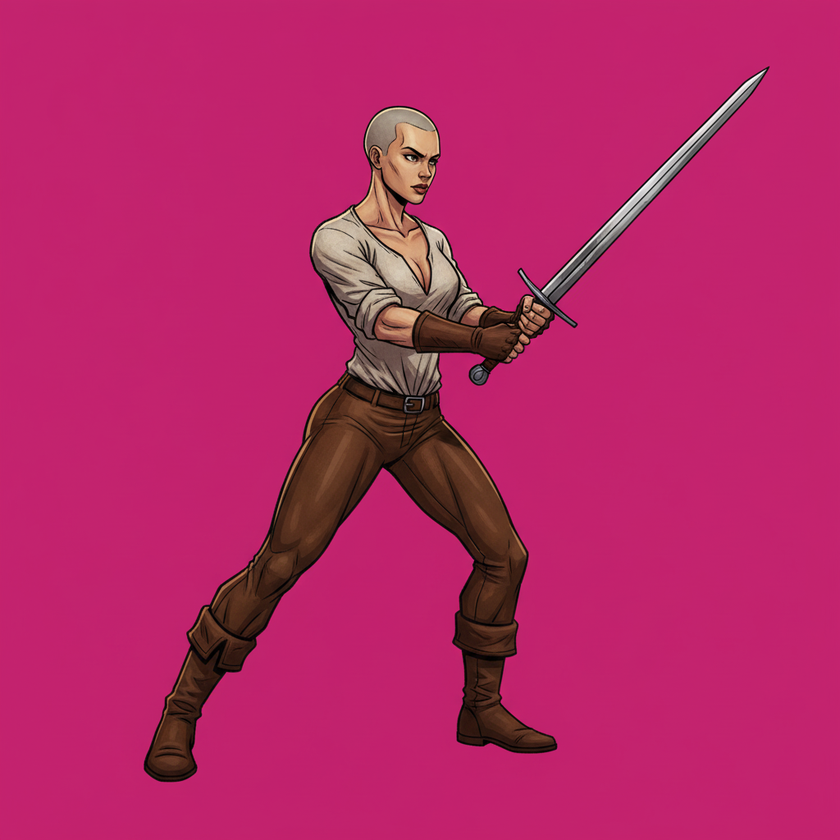
#> input picture pipeline/new_bases/hero_female_attack_raw.png, 840 x 840 px, shrunk from 1024 x 1024 before the run
$ python chroma_processor.py ../new_bases/hero_female_attack_raw.png ../new_bases/hero_male_attack_raw.png
#> lines starting #> are read from the running program, lines starting #| are printed output that depends on the picture; after the words box and inside, x2 and y2 are one past the last pixel; in counts of white or black regions, pixels touching at a corner belong together
"""Chroma Key Processor for 'Gym Oath' Game Assets
Extracts sprites from flat #FF00FF magenta background with zero fringe and preserves warm skin tones.
Uses only numpy, Pillow, and scipy (no heavy AI model downloads).
"""

import os
import sys
import numpy as np
from PIL import Image
from scipy.ndimage import label, binary_dilation

def clean_chroma(raw_img_or_path, edge_softness=200):
#> called with raw_img_or_path = '../new_bases/hero_female_attack_raw.png', edge_softness = 200
    if isinstance(raw_img_or_path, str):
        raw_img = Image.open(raw_img_or_path).convert('RGB')
#> raw_img is the input picture: PIL image 840x840 RGB; mean R, G, B 181.8, 38.4, 102.4
    else:
        raw_img = raw_img_or_path.convert('RGB')

    arr = np.array(raw_img, dtype=np.float32)
    r, g, b = arr[:, :, 0], arr[:, :, 1], arr[:, :, 2]
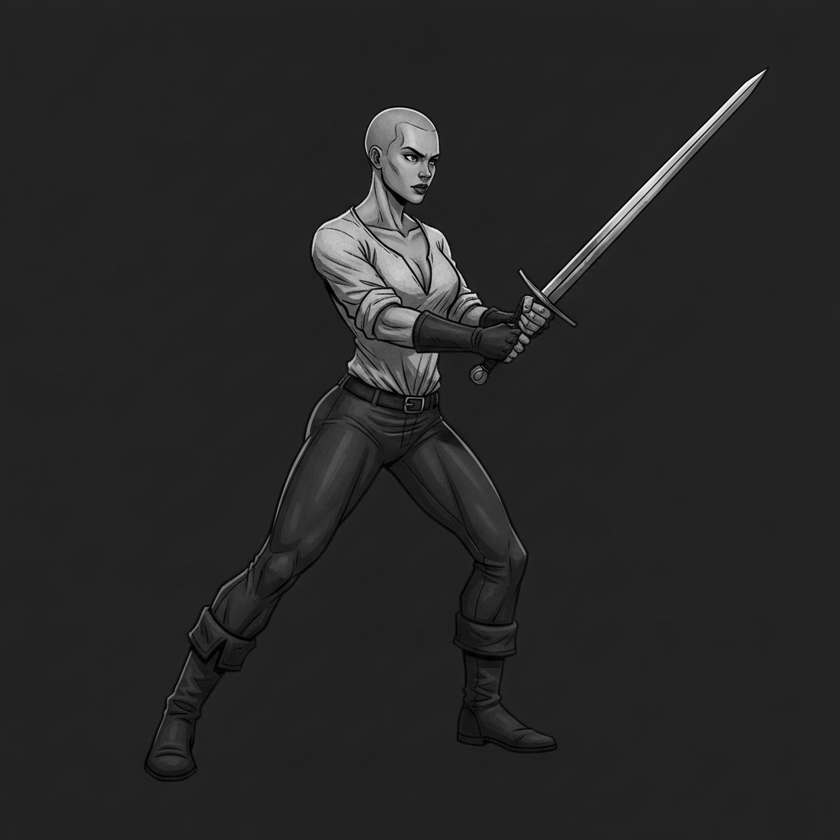
#> g: shape (840, 840) float32; min 0, max 255, mean 38.4
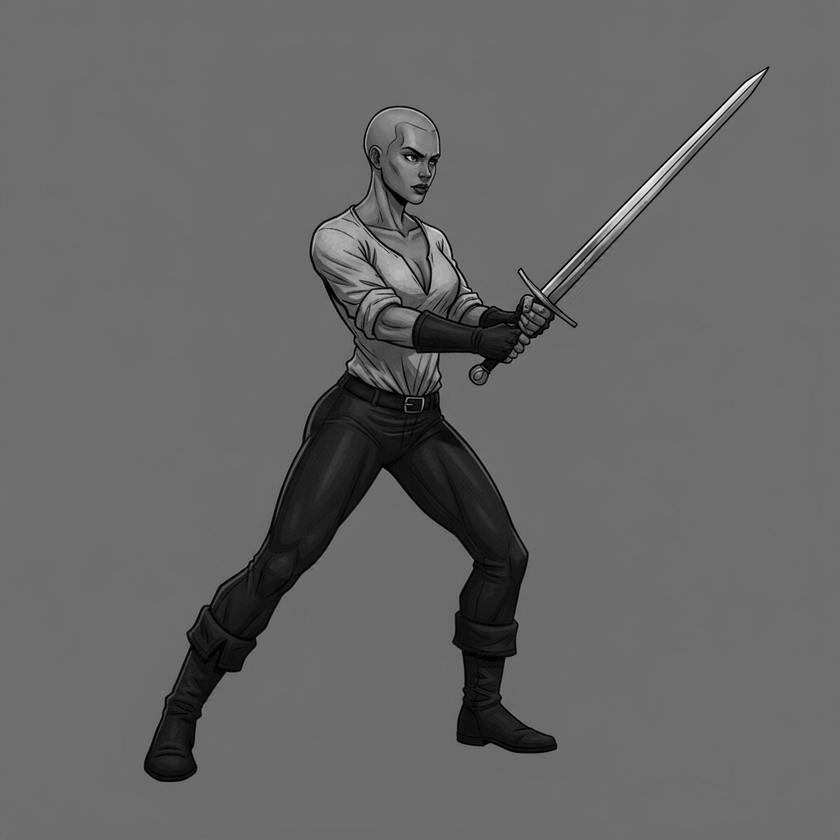
#> b: shape (840, 840) float32; min 0, max 255, mean 102.4

    # Pure magenta chroma condition
    mag_metric = (r + b) - 2.5 * g
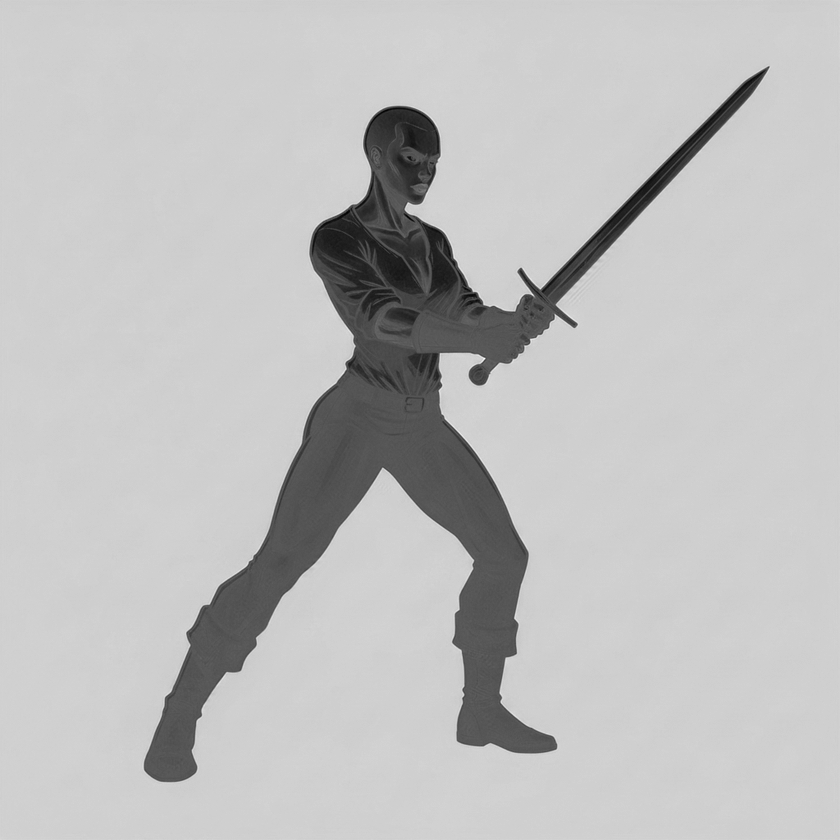
#> mag_metric: shape (840, 840) float32; min -152.5, max 303, mean 188.3; drawn with min black and max white
    is_bg = (r > 130) & (b > 70) & (g < 90) & (mag_metric > 100)
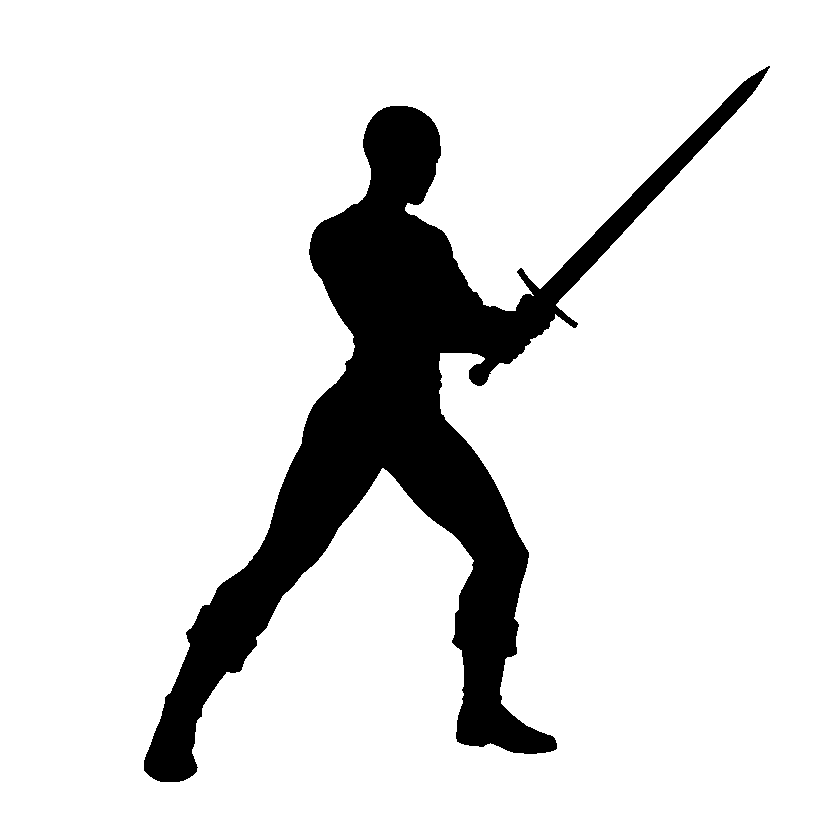
#> is_bg: shape (840, 840) bool; 87.4% white; 1 black region, box (x1, y1, x2, y2) and area: (144, 66, 770, 782) 89178

    labeled, num_features = label(is_bg)
#> num_features = 1
    # Border-connected background
    border_labels = set(np.unique(labeled[0, :])) | set(np.unique(labeled[-1, :])) | set(np.unique(labeled[:, 0])) | set(np.unique(labeled[:, -1]))
#> border_labels = 1 item
    border_labels.discard(0)
    true_bg = np.isin(labeled, list(border_labels))

    # Enclosed background pockets (e.g. between legs or arms)
    for lbl in range(1, num_features + 1):
        if lbl not in border_labels:
            mask_lbl = (labeled == lbl)
            if np.mean(r[mask_lbl]) > 140 and np.mean(b[mask_lbl]) > 80 and np.mean(g[mask_lbl]) < 90:
                true_bg = true_bg | mask_lbl

    alpha = np.where(true_bg, 0.0, 255.0)

    # Refine outer 1px edge to match dark inking without magenta halo
    edge = binary_dilation(true_bg, iterations=1) & (~true_bg)
#> edge: shape (840, 840) bool; 0.42% white in thin lines or dots, all inside (x1, y1, x2, y2) = (144, 66, 770, 782)
    arr[edge, 0] = np.minimum(arr[edge, 0], 45.0)
    arr[edge, 2] = np.minimum(arr[edge, 2], 45.0)
#> arr: shape (840, 840, 3) float32; mean R, G, B 180.7, 38.4, 102.6
    alpha[edge] = float(edge_softness)
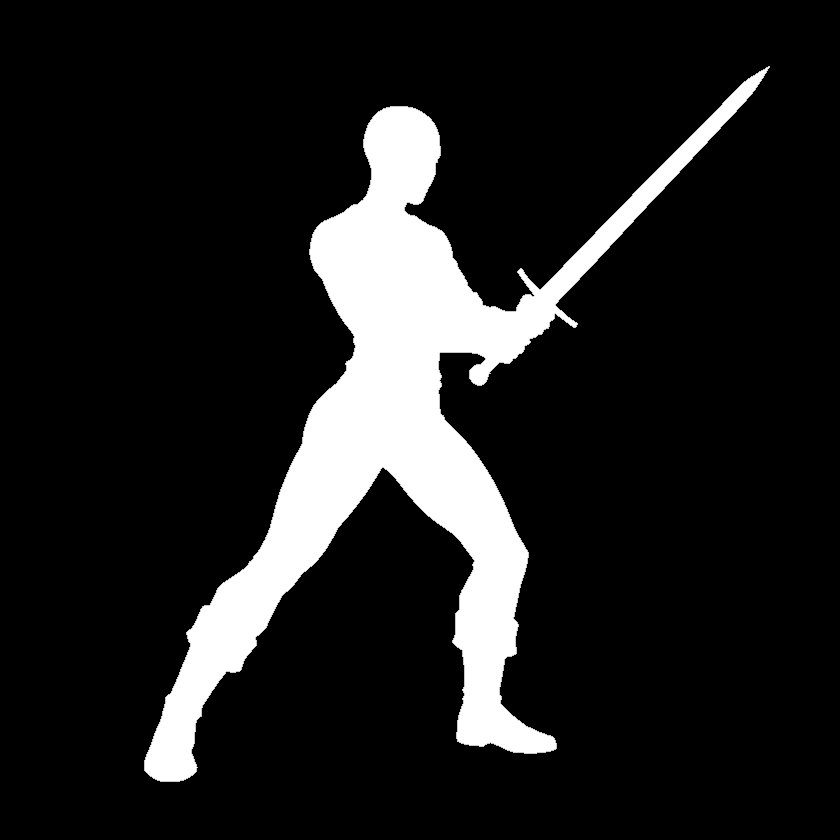
#> alpha: shape (840, 840) float64; min 0, max 255, mean 32

    # Strip any bright stray halo on lower perimeter (e.g. boots)
    is_transp = (alpha == 0)
    outer_2px = binary_dilation(is_transp, iterations=3) & (~is_transp)
    halo = outer_2px & (arr[:, :, 0] > 120) & (arr[:, :, 1] > 90) & (np.arange(arr.shape[0])[:, None] > (arr.shape[0] * 0.6))
#> halo: shape (840, 840) bool; 0% white in thin lines or dots, all inside (x1, y1, x2, y2) = (205, 536, 520, 608)
    alpha[halo] = 0.0
#> alpha: shape (840, 840) float64; under 0.01% of pixels changed, all inside (x1, y1, x2, y2) = (205, 536, 520, 608)

    rgba = np.dstack([arr.astype(np.uint8), alpha.astype(np.uint8)])
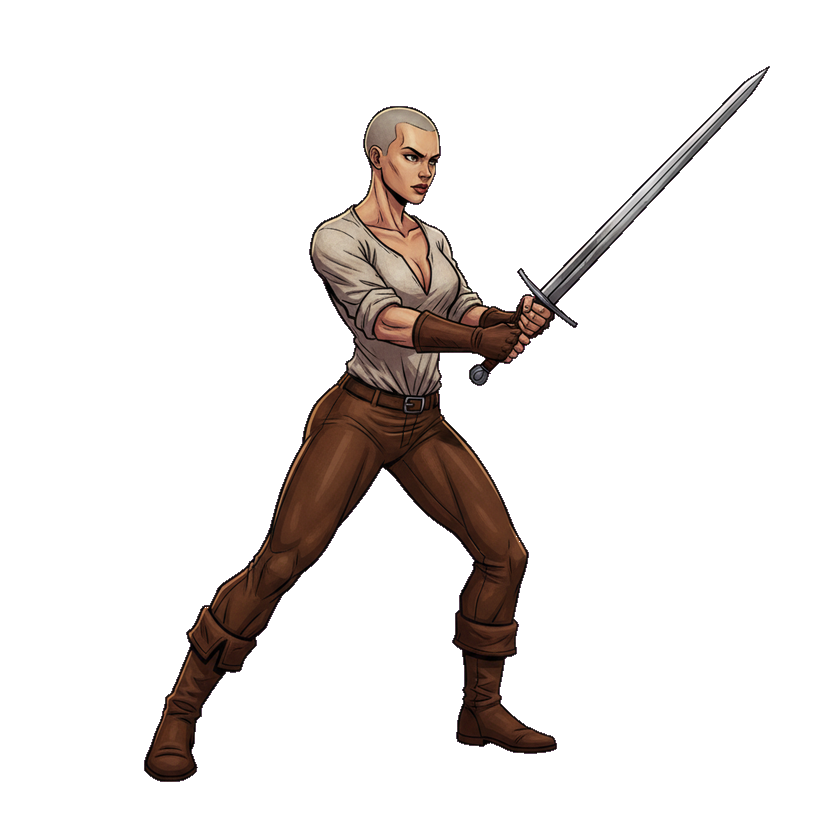
#> rgba: shape (840, 840, 4); mean R, G, B, A 181.7, 38.4, 102.4, 32; transparent parts drawn white
    return Image.fromarray(rgba, 'RGBA')

if __name__ == '__main__':
    if len(sys.argv) > 2:
        in_p, out_p = sys.argv[1], sys.argv[2]
        res = clean_chroma(in_p)
        res.save(out_p)
        print(f"Processed {in_p} -> {out_p}")
    else:
        print("Usage: python chroma_processor.py <input_raw.png> <output_clean.png>")
